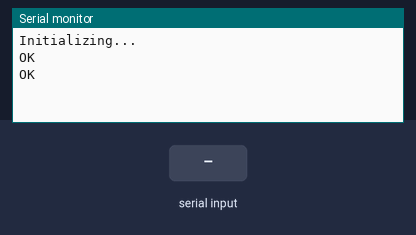
A sketch run on a simulated Arduino Uno, built with avr-gcc and run on an emulated ATmega328P. On the bench: the last lines printed to the serial monitor. The inputs (shaded band) are chosen by the test bench. The modem accepts every AT command (registered, SIM ready, sends succeed) and sends nothing else.

Above: at 2.4 s.
2.5 s: "1" received over the second serial link
At 3.0 s:
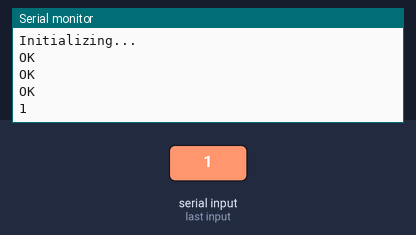
4.5 s: "0" received over the second serial link
At 5.7 s:
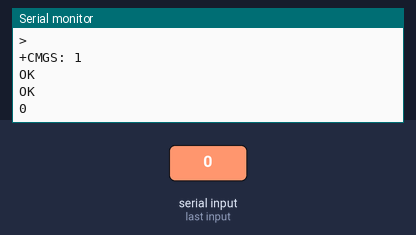

Measured:
- after the input at 2.5 s, the serial monitor: prints a new line at once (image 1)
- after the input at 4.5 s, the serial monitor: prints a new line after 0.15 s (image 2)

The sketch:

GSM.ino
```cpp
#include <SoftwareSerial.h>

// Create software serial object to communicate with SIM800L
SoftwareSerial mySerial(3, 2); // SIM800L Tx & Rx is connected to Arduino #3 & #2

void setup() {
  // Begin serial communication with Arduino and Arduino IDE (Serial Monitor)
  Serial.begin(9600);

  // Begin serial communication with Arduino and SIM800L
  mySerial.begin(9600);

  Serial.println("Initializing...");
  delay(1000);

  // Handshake with SIM800L
  mySerial.println("AT"); // Once the handshake test is successful, it will return OK
  updateSerial();

  // Configure SIM800L in TEXT mode
  mySerial.println("AT+CMGF=1");
  updateSerial();

  // Configure how newly arrived SMS messages should be handled
  mySerial.println("AT+CNMI=1,2,0,0,0");
  updateSerial();

  // Send an SMS
  mySerial.println("AT+CMGS=\"+256741539324\"");
  updateSerial();
  mySerial.print("⚠️ Intruder Alert ⚠️ | ensubga019@gmail.com"); // SMS content
  updateSerial();
  mySerial.write(26); // ASCII code for Ctrl+Z to send the message
  updateSerial();

  // Make a call
  mySerial.println("ATD+ +256741539324;");
  updateSerial();
  delay(50000); // Wait for 50 seconds
  mySerial.println("ATH"); // Hang up the call
  updateSerial();
}

void loop() {
  updateSerial();
}

void updateSerial() {
  delay(500);
  while (Serial.available()) {
    mySerial.write(Serial.read()); // Forward what Serial received to Software Serial Port
  }
  while (mySerial.available()) {
    Serial.write(mySerial.read()); // Forward what Software Serial received to Serial Port
  }
}
```
